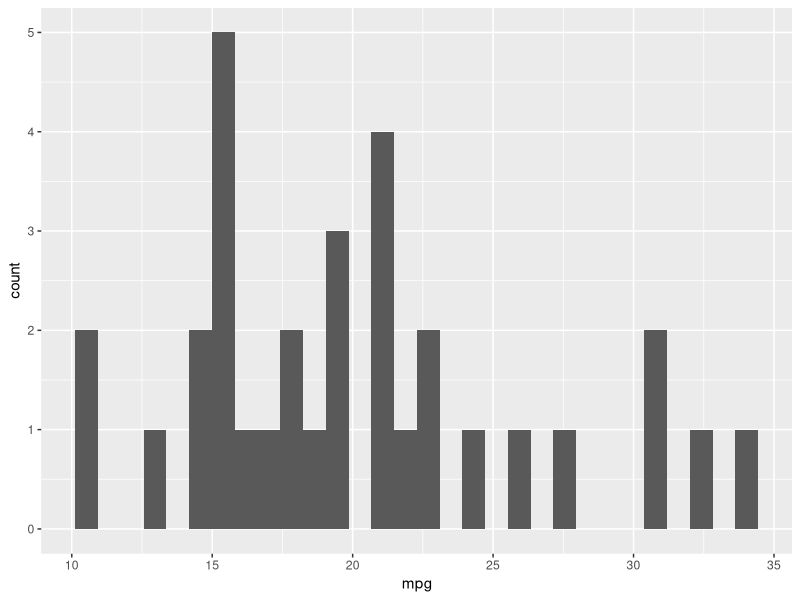
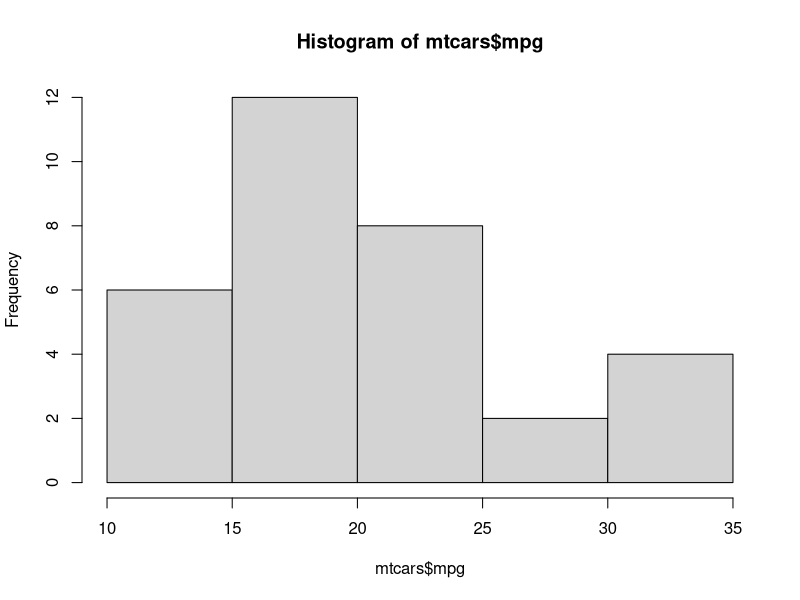
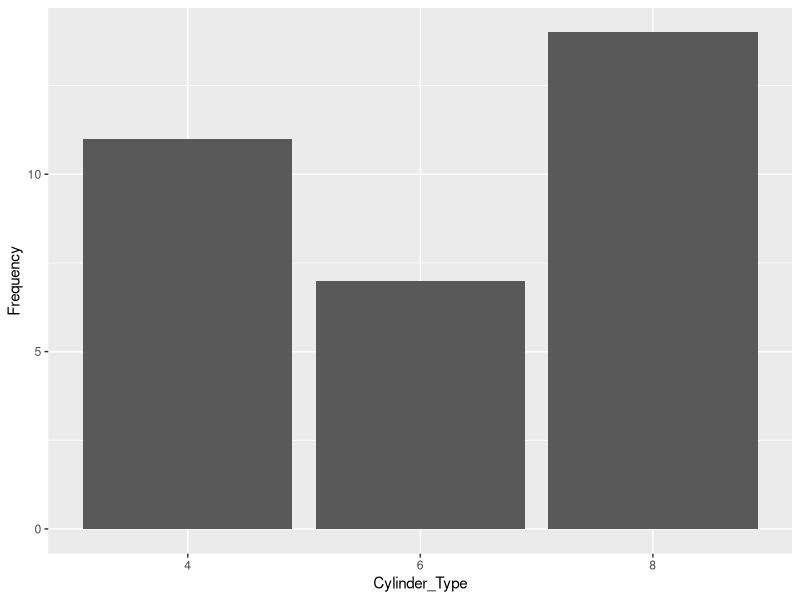
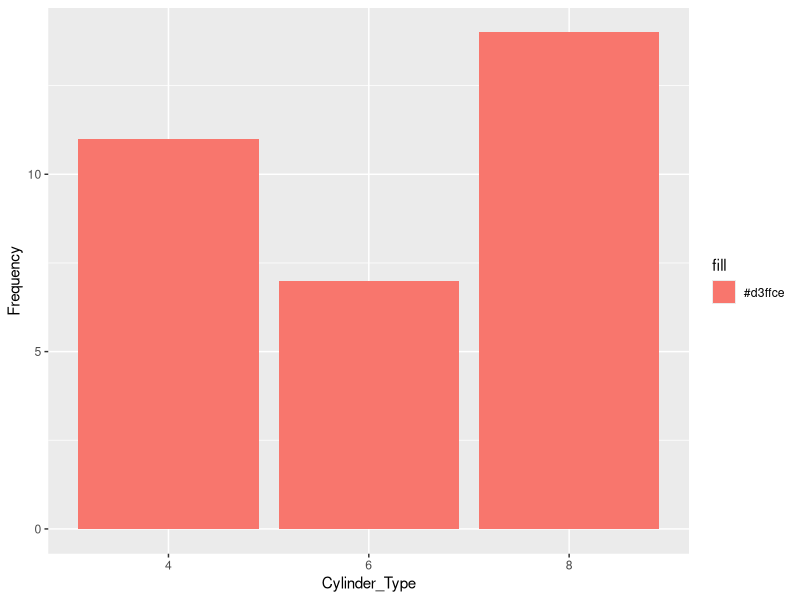
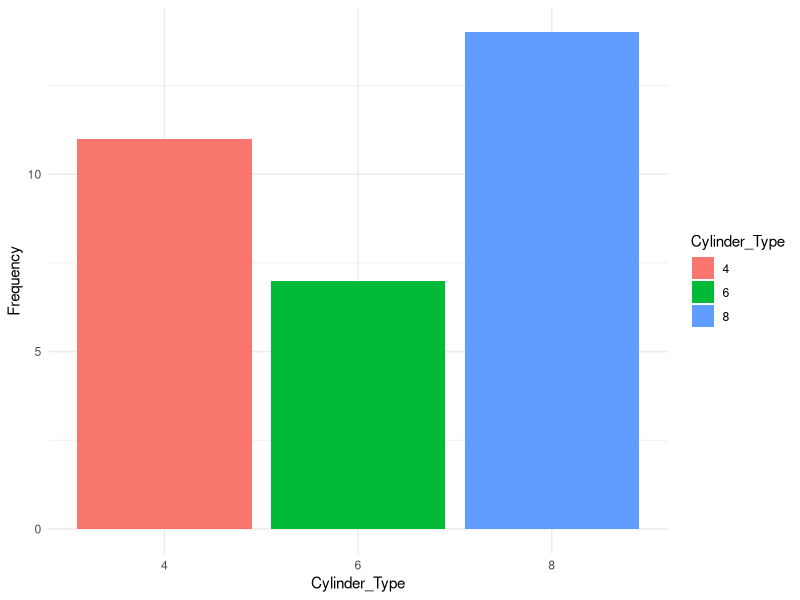
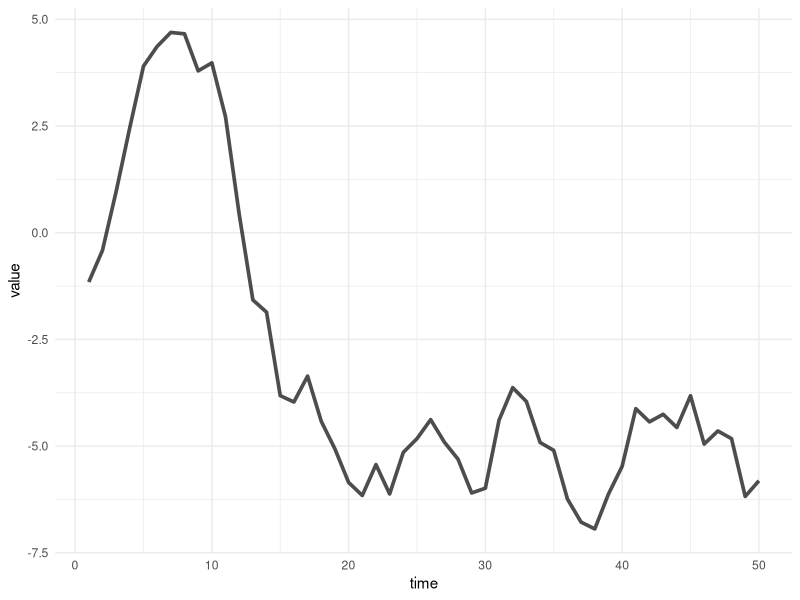
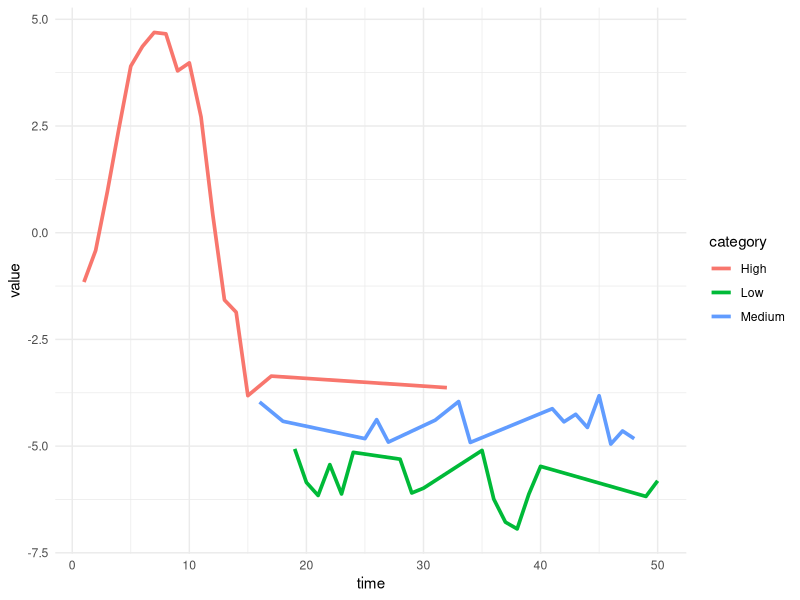
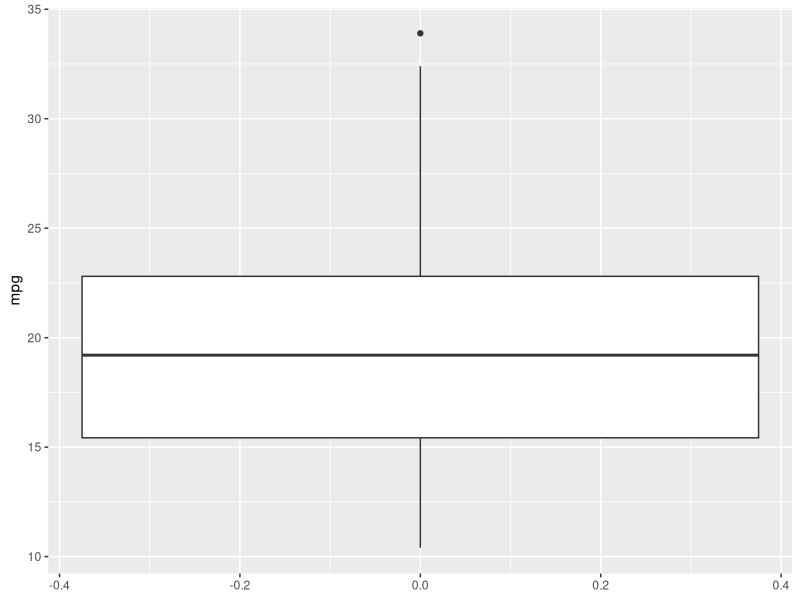

These figures' R source, in order:
library(ggplot2)
data(mtcars)
library(dplyr)

# histogram
# to check the distribution of a numeric column

ggplot(mtcars, aes(x = mpg)) +
  geom_histogram()

hist(mtcars$mpg)

# bar chart

unique(mtcars$cyl)

x <- data.frame(table(mtcars$cyl))
colnames(x) <- c("Cylinder_Type", "Frequency")

ggplot(x, aes(x = Cylinder_Type, y = Frequency)) +
  geom_bar(stat = "identity")



ggplot(x, aes(x = Cylinder_Type, y = Frequency, 
              fill = "#d3ffce")) +
  geom_col()


ggplot(x, aes(x = Cylinder_Type, y = Frequency, 
              fill = Cylinder_Type)) +
  geom_col() +
  theme_minimal()


# line chart

data <- data.frame(
  time = 1:50,
  value = cumsum(rnorm(50))
)

ggplot(data, aes(x = time, y = value)) +
  geom_line(linewidth = 1.25, alpha = 0.7) +
  theme_minimal()


data <- data %>%
  mutate(category = case_when(
    value <= quantile(value, 1/3) ~ "Low",
    value <= quantile(value, 2/3) ~ "Medium",
    TRUE ~ "High"
  ))


ggplot(data, aes(x = time, y = value, color = category)) +
  geom_line(linewidth = 1.25) +
  theme_minimal()


# boxplot

ggplot(mtcars, aes(x = mpg)) +
  geom_boxplot() +
  coord_flip()

mtcars$cyl <- as.factor(mtcars$cyl)

ggplot(mtcars, aes(x = mpg, fill = cyl)) +
  geom_boxplot() +
  coord_flip()


# scatterplot

plt <- ggplot(mtcars, aes(x = hp, y = mpg, size = wt,
                   color = cyl)) +
  geom_point()

plt + 
  labs(title = "This is a scatterplot",
       x = "HorsePower", y = "Miles per Gallon",
       size = "Weight", color = "Cylinder Type")

# facet grid

ggplot(mtcars) +
  aes(x = cyl, y = mpg, fill = cyl) +
  geom_boxplot() +
  theme_classic() +
  facet_wrap(vars(cyl), ncol = 3)





















































